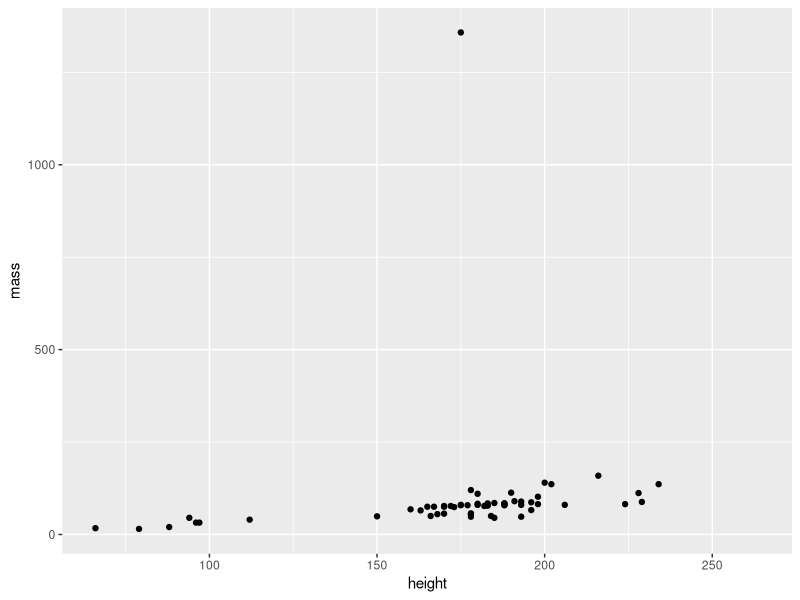
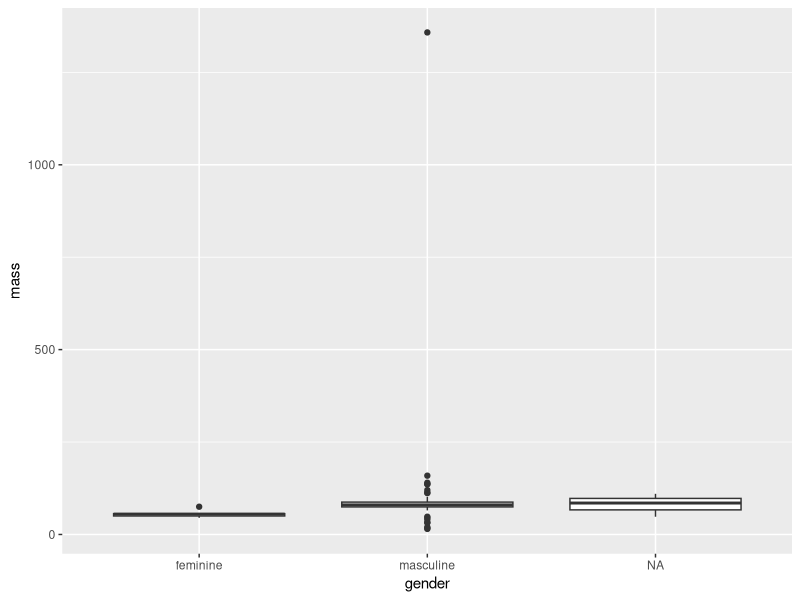

Reproduce these figures in R, in order.
## ---- chunk 1
knitr::opts_chunk$set(echo = TRUE)

library(tidyverse)
## ---- chunk 2
starwars
glimpse(starwars)
## ---- chunk 3
starwars %>%
  summarise(across(everything(), ~sum(is.na(.))))

starwars_films <- starwars %>%
  unnest(films)
## ---- chunk 4
starwars_bmi <- starwars %>%
  mutate(height_m = height / 100,
         BMI = mass / (height_m^2))

head(starwars_bmi)
## ---- chunk 5
ggplot(starwars, aes(x = height, y = mass)) +
  geom_point()

ggplot(starwars, aes(x = gender, y = mass)) +
  geom_boxplot()
## ---- chunk 6
lm_fit <- lm(mass ~ height, data = starwars)
summary(lm_fit)
